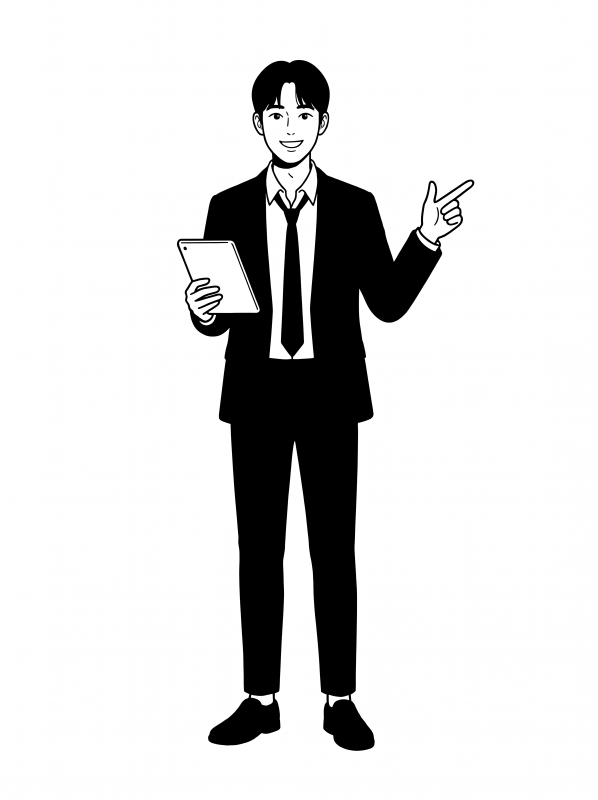
#> input picture miracle-shorts/brand/mascot/raw/point.png, 1792 x 2400 px (shown at 1/3 size); its folder holds only this picture in this run
$ python make_cutouts.py
#> lines starting #> are read from the running program, lines starting #| are printed output that depends on the picture; after the words box and inside, x2 and y2 are one past the last pixel; in counts of white or black regions, pixels touching at a corner belong together
#!/usr/bin/env python3
"""마스코트 포즈(흰 배경 PNG) → 배경 투명 PNG로 잘라 스튜디오 공용 라이브러리에 넣는다.
usage: python make_cutouts.py            (raw/*.png 중 포즈 파일 전부)
가장자리와 이어진 흰 영역만 투명하게 만든다. 셔츠처럼 선으로 둘러싸인 흰색은 그대로 남는다.
"""
import os, sys
import numpy as np
from PIL import Image, ImageDraw, ImageFilter

HERE = os.path.dirname(os.path.abspath(__file__))
RAW = os.path.join(HERE, "raw")
OUT = os.path.join(HERE, "..", "..", "studio", "library", "mascot")
SKIP = {"sheet.png", "original.png"}  # 설정표·원본 시안(좌우 2컷)은 오려내지 않는다
MAX_H = 1400
STROKE = 14  # 흰 테두리 두께(px, 높이 1400 기준)

def bg_mask(im):
    """가장자리와 이어진 흰 배경 = True 인 배열 (vectorize.py도 같이 쓴다)"""
    w, h = im.size
    KEY = (255, 0, 255)  # 바깥 흰색을 이 색으로 채운 뒤 투명 처리 (L 모드 floodfill은 이 Pillow에서 채워지지 않았다)
    c = im.copy()
    seeds = [(x, y) for x in range(0, w, 16) for y in (0, h - 1)] + [(x, y) for y in range(0, h, 16) for x in (0, w - 1)]
    for s in seeds:
        if sum(c.getpixel(s)) > 228 * 3 and c.getpixel(s) != KEY: ImageDraw.floodfill(c, s, KEY, thresh=40)
    a = np.asarray(c)
    return (a[..., 0] == 255) & (a[..., 1] == 0) & (a[..., 2] == 255)

def cutout(path, out):
    im = Image.open(path).convert("RGB")
    w, h = im.size
#> w = 1792; h = 2400
    bg = bg_mask(im)
#> after the loop in bg_mask, `for s in seeds:`:
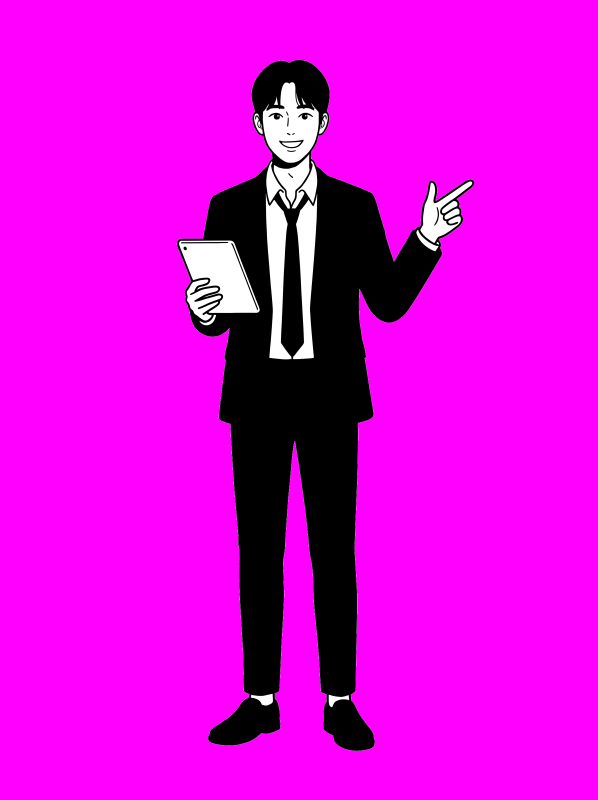
#> c: PIL image 1792x2400 RGB (shown at 1/3 size); mean R, G, B 218.3, 7.9, 218.3
#> in bg_mask, `return (a[..., 0] == 255) & (a[..., 1] == 0) & (a[..., 2] == 255)`:
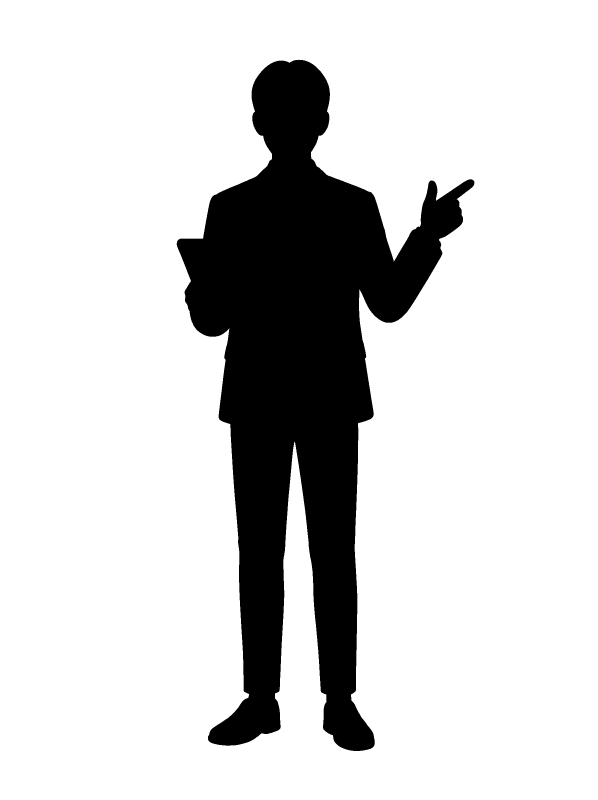
#> returned value: shape (2400, 1792) bool (shown at 1/3 size); 82.5% white; 1 black region, box (x1, y1, x2, y2) and area: (530, 179, 1423, 2253) 753258
    alpha = Image.fromarray(np.where(bg, 0, 255).astype("uint8")).filter(ImageFilter.MaxFilter(3)).filter(ImageFilter.GaussianBlur(0.8))
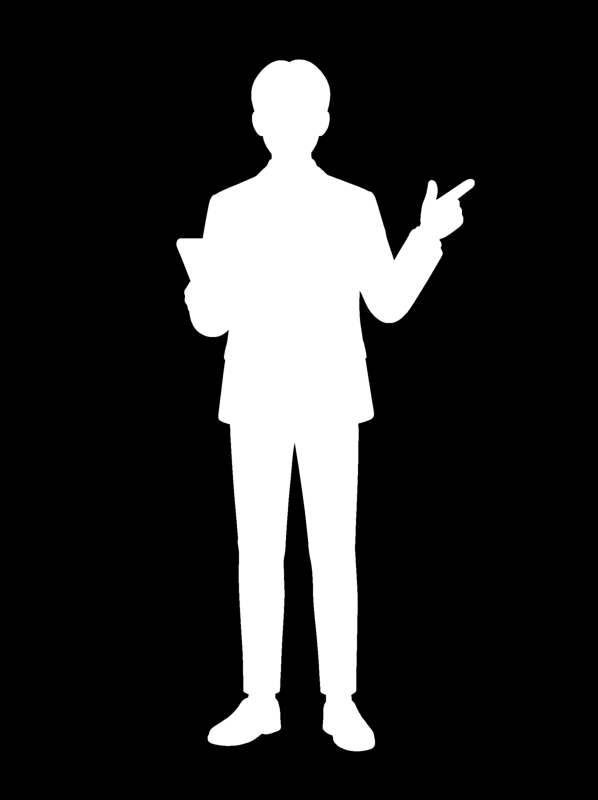
#> alpha: PIL image 1792x2400 L (shown at 1/3 size); min 0, max 255, mean 45.2
    rgba = im.copy(); rgba.putalpha(alpha)
    bbox = alpha.point(lambda v: 255 if v > 20 else 0).getbbox()
#> bbox = (528, 177, 1425, 2255)
    rgba = rgba.crop((max(0, bbox[0] - 12), max(0, bbox[1] - 12), min(w, bbox[2] + 12), min(h, bbox[3] + 12)))
#> rgba: PIL image 921x2102 RGBA
    if rgba.height > MAX_H: rgba = rgba.resize((round(rgba.width * MAX_H / rgba.height), MAX_H), Image.LANCZOS)
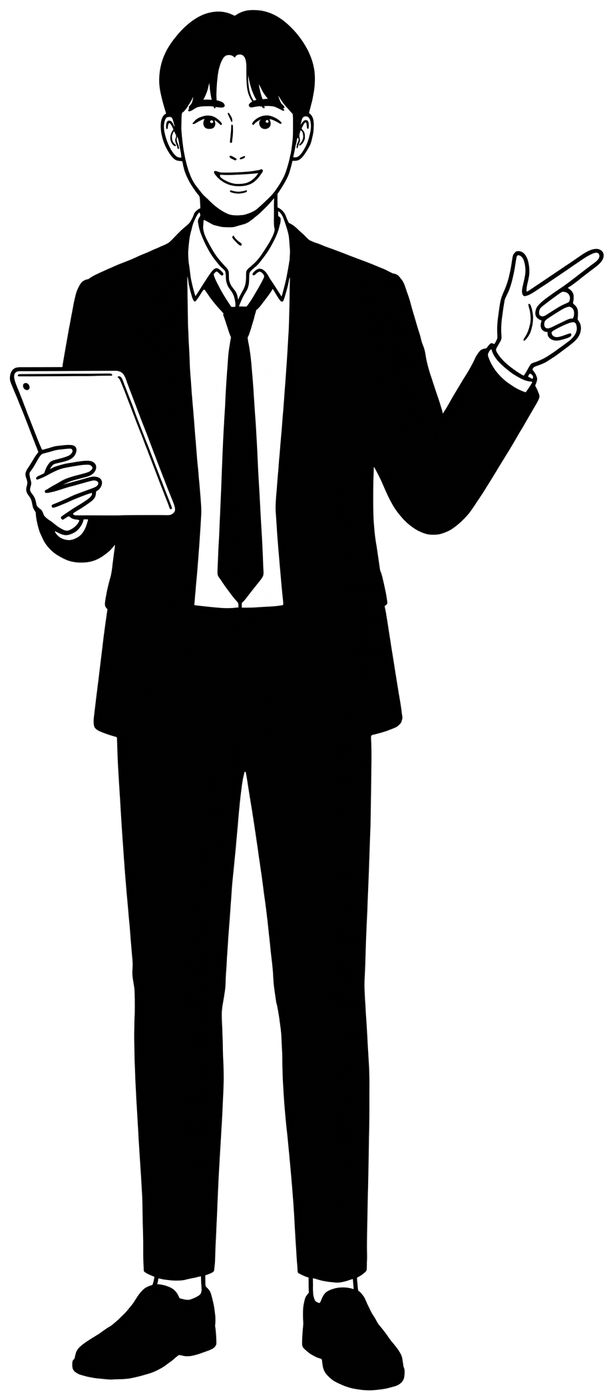
#> rgba: PIL image 613x1400 RGBA; mean R, G, B, A 21.8, 21.8, 21.8, 100.5; transparent parts drawn white
    # 흰 스티커 테두리: 검은 정장이 어두운 쇼츠 배경에 묻히지 않게 실루엣 바깥에 흰 띠를 두른다
    pad = STROKE + 4
    canvas = Image.new("RGBA", (rgba.width + pad * 2, rgba.height + pad * 2), (0, 0, 0, 0)); canvas.paste(rgba, (pad, pad))
#> after `canvas = Image.new('RGBA', (rgba.width + pad * 2, rgba.height + pad * `: canvas: PIL image 649x1436 RGBA; every value is 0
#> after `canvas.paste(rgba, (pad, pad))`:
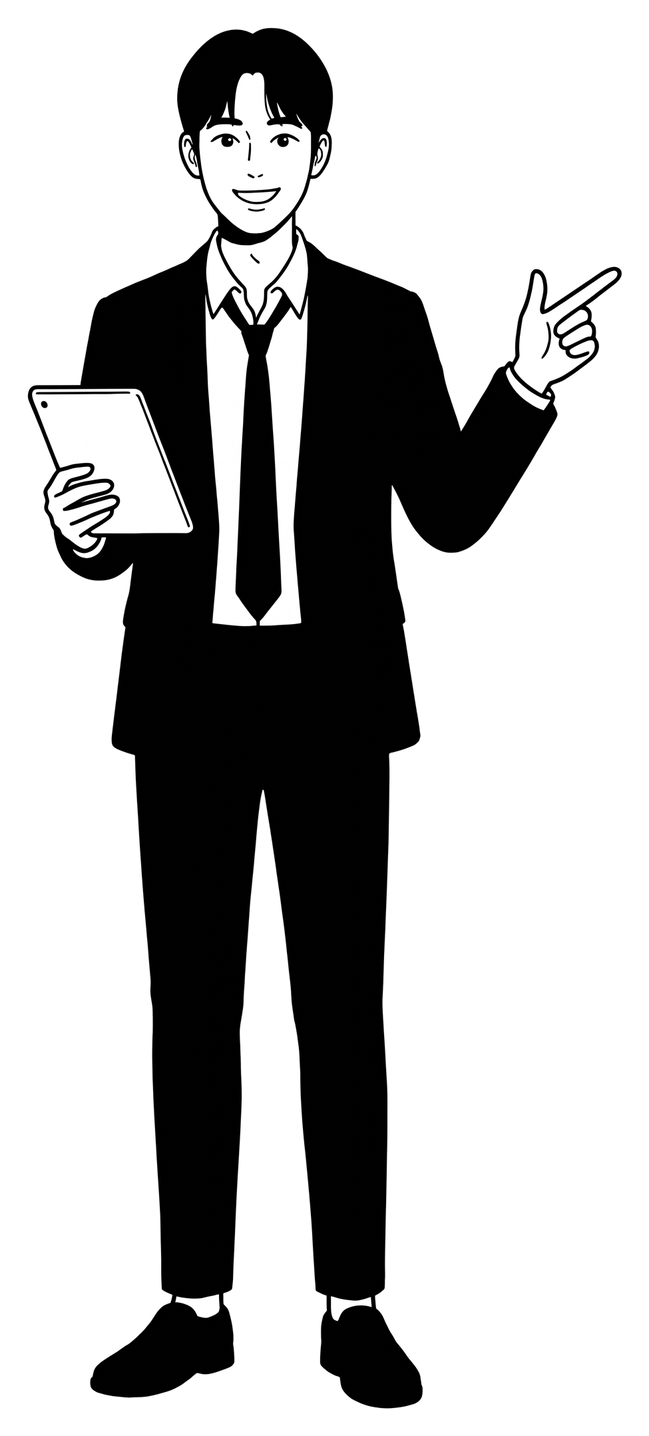
#> canvas: PIL image 649x1436 RGBA; mean R, G, B, A 20, 20, 20, 92.5; transparent parts drawn white
    ring = canvas.getchannel("A")
    for _ in range(STROKE // 2): ring = ring.filter(ImageFilter.MaxFilter(3))
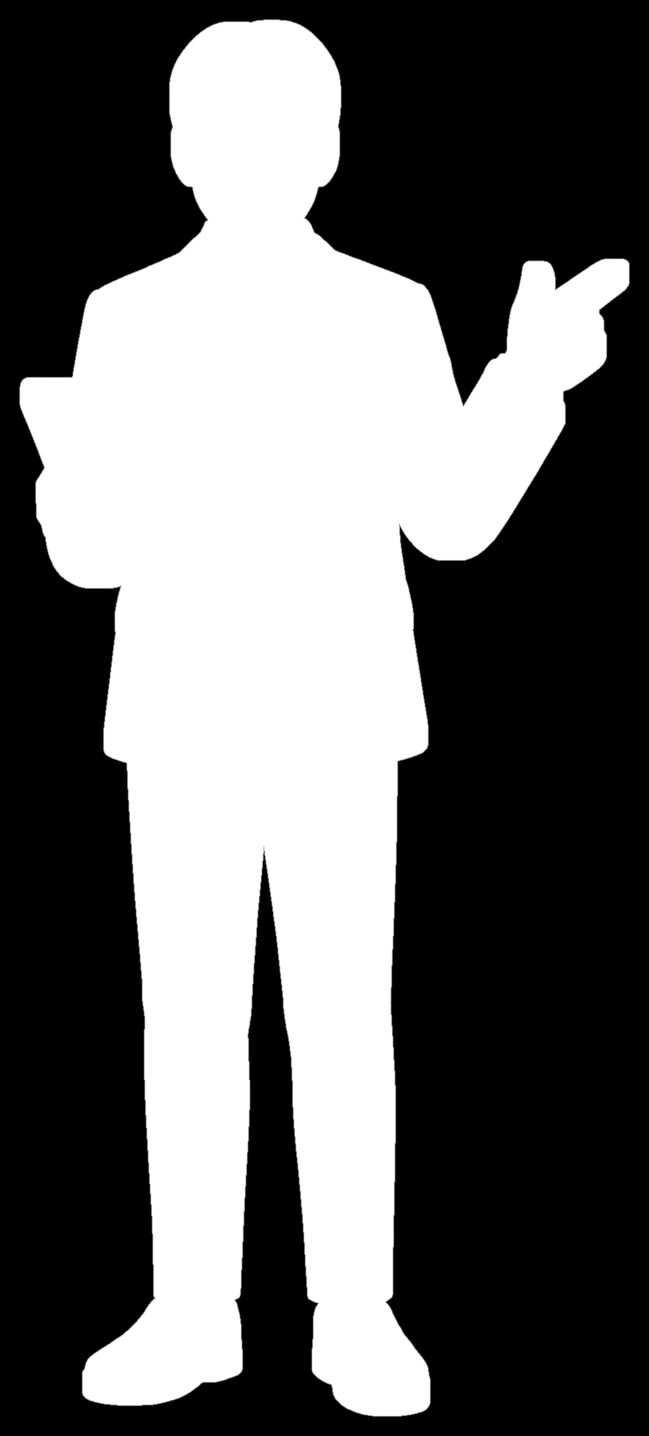
#> ring: PIL image 649x1436 L; min 0, max 255, mean 104.6
    ring = ring.filter(ImageFilter.GaussianBlur(1))
    sticker = Image.new("RGBA", canvas.size, (255, 255, 255, 0)); sticker.putalpha(ring)
    sticker.alpha_composite(canvas)
    sticker.save(out, optimize=True)
    return sticker.size

if __name__ == "__main__":
    os.makedirs(OUT, exist_ok=True)
    names = sys.argv[1:] or sorted(f for f in os.listdir(RAW) if f.endswith(".png") and f not in SKIP)
    for n in names:
        size = cutout(os.path.join(RAW, n), os.path.join(OUT, n))
        print(n, size)
#| point.png (649, 1436)

$ run again, on miracle-shorts/brand/mascot/raw/thumbsup.png
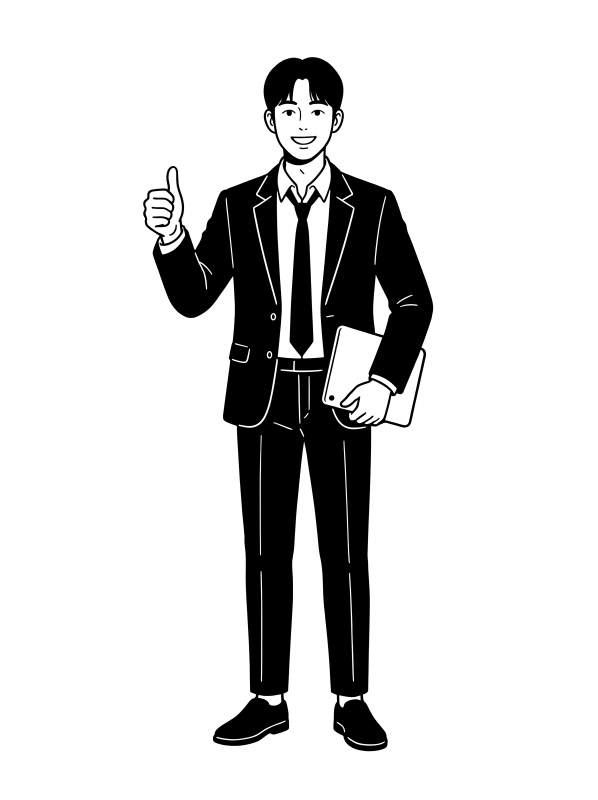
#> input picture miracle-shorts/brand/mascot/raw/thumbsup.png, 1792 x 2400 px (shown at 1/3 size)
#> in cutout, `alpha = Image.fromarray(np.where(bg, 0, 255).astype("uint8")).filter(I..`:
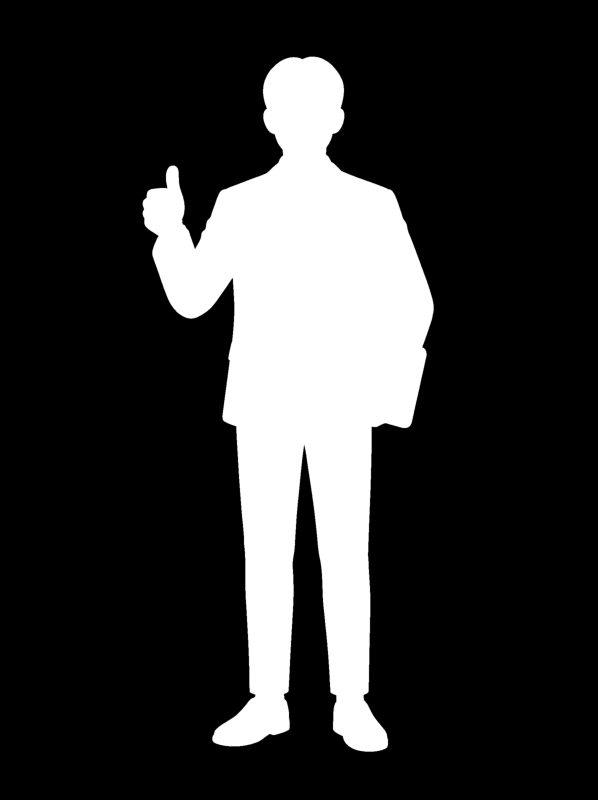
#> alpha: PIL image 1792x2400 L (shown at 1/3 size); min 0, max 255, mean 50.5
#> bbox = (427, 169, 1302, 2256)
#> canvas: PIL image 632x1436 RGBA; every value is 0
#> after the loop in cutout, `for _ in range(STROKE // 2): ring = ring.filter(ImageFilter.MaxFilter(..`:
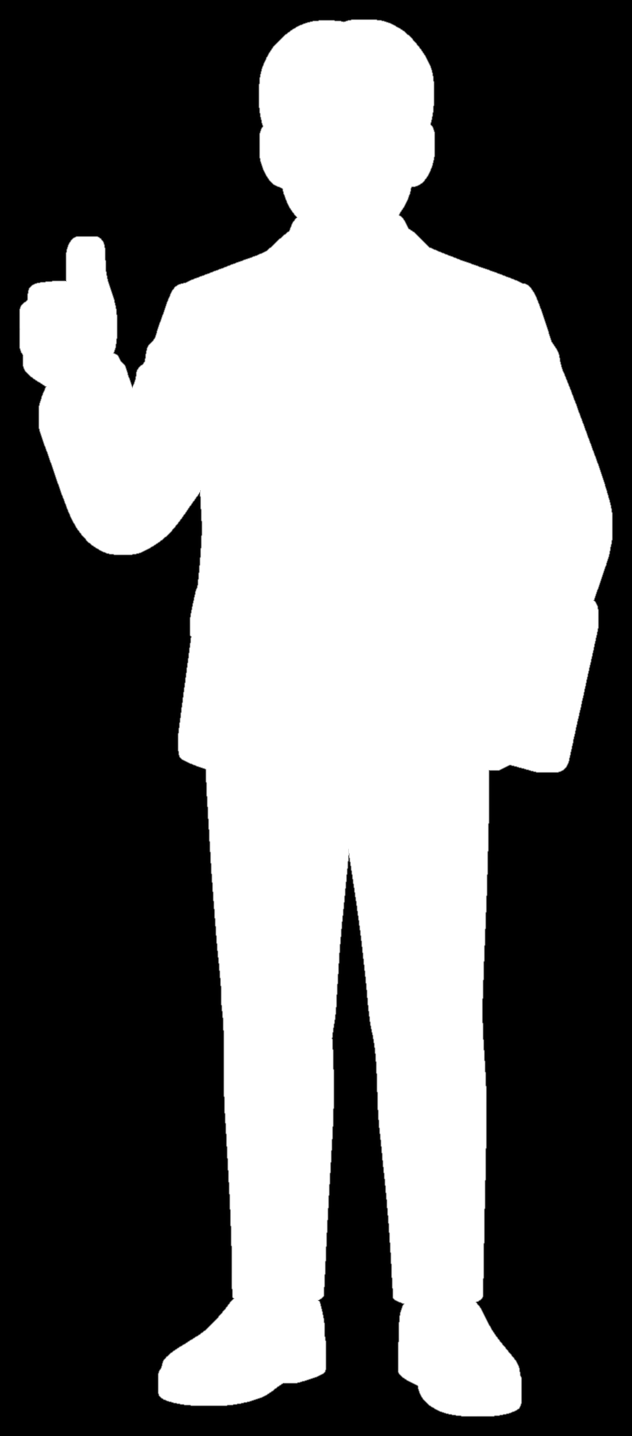
#> ring: PIL image 632x1436 L; min 0, max 255, mean 117.4
#| thumbsup.png (632, 1436)

$ run again, on miracle-shorts/brand/mascot/raw/stop.png
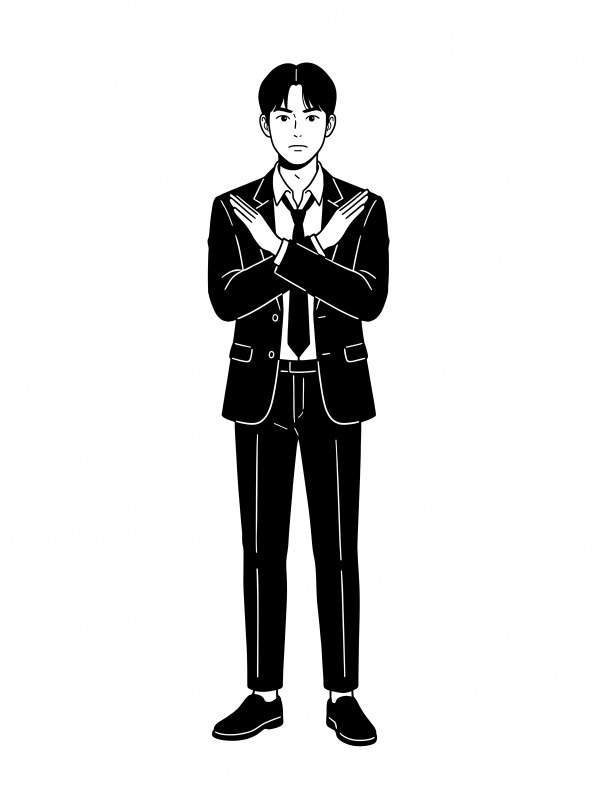
#> input picture miracle-shorts/brand/mascot/raw/stop.png, 1792 x 2400 px (shown at 1/3 size)
#> in cutout, `alpha = Image.fromarray(np.where(bg, 0, 255).astype("uint8")).filter(I..`:
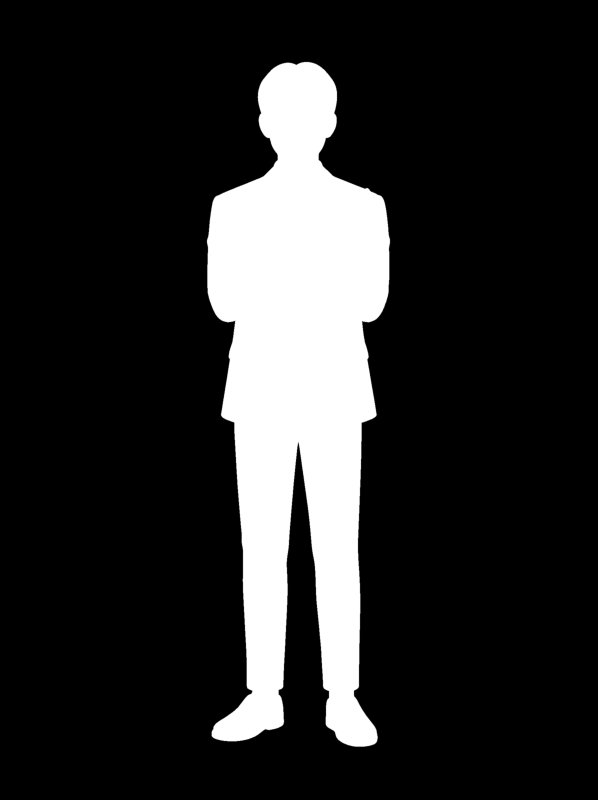
#> alpha: PIL image 1792x2400 L (shown at 1/3 size); min 0, max 255, mean 40.7
#> bbox = (620, 185, 1171, 2241)
#> canvas: PIL image 423x1436 RGBA; every value is 0
#> after the loop in cutout, `for _ in range(STROKE // 2): ring = ring.filter(ImageFilter.MaxFilter(..`:
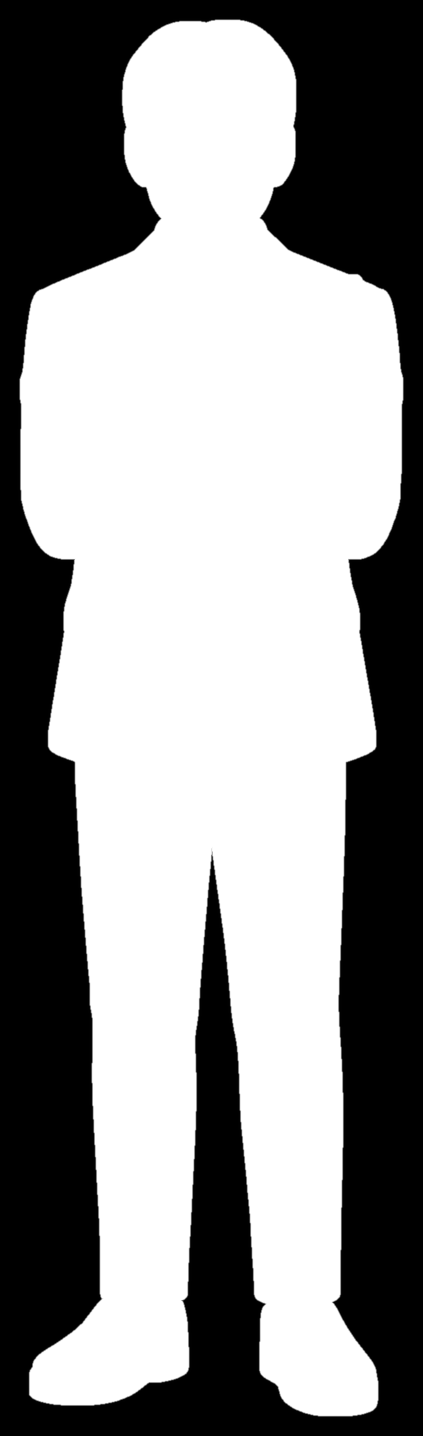
#> ring: PIL image 423x1436 L; min 0, max 255, mean 146.1
#| stop.png (423, 1436)
